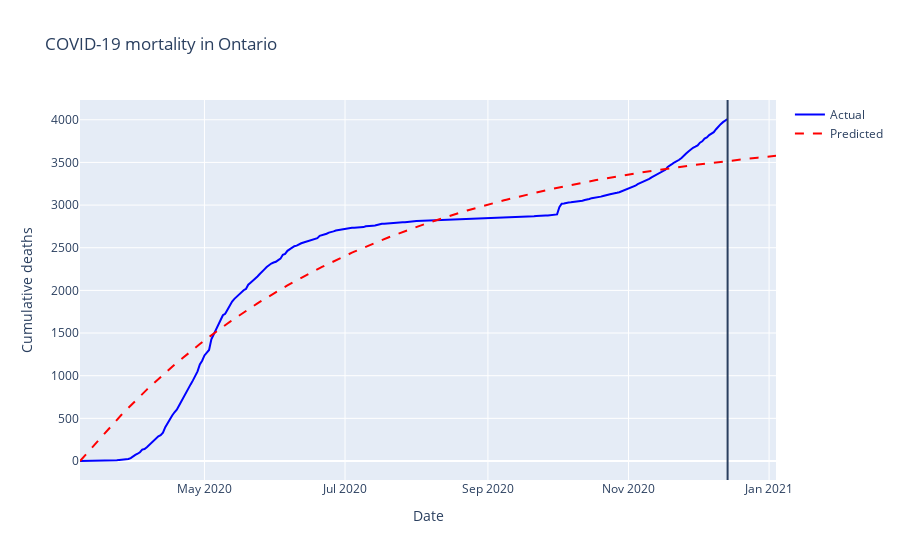
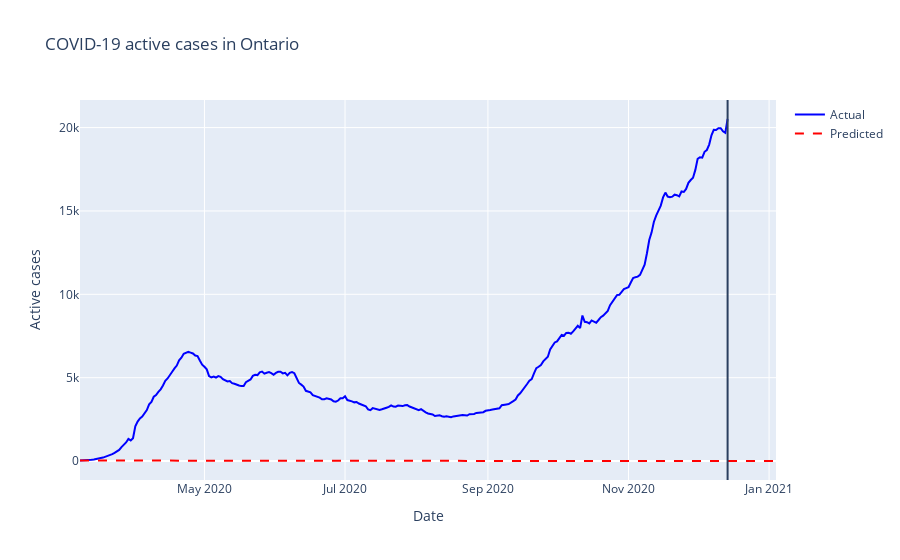

Notebook code cell kept with these figures, in order:
### Code cell
plot_predictions(
    forecasts,
    y="cumulative_deaths",
    y_label="Cumulative deaths",
    title="COVID-19 mortality in Ontario",
    height=600,
)

plot_predictions(
    forecasts,
    y="active_cases",
    y_label="Active cases",
    title="COVID-19 active cases in Ontario",
    height=600,
)

### Figure 1 — Plotly figure (JSON) as saved in the notebook; plotly's stock layout.template omitted (floating-point values rounded to 4 significant figures; data arrays with more than 128 entries replaced by an {"elided": "..."} marker saying what was removed)
{"data": [{"marker": {"color": "blue"}, "mode": "lines", "name": "Actual", "type": "scatter", "x": {"elided": "303 str values"}, "y": {"elided": "303 int values"}}, {"line": {"dash": "dash"}, "marker": {"color": "red"}, "mode": "lines", "name": "Predicted", "type": "scatter", "x": {"elided": "303 str values"}, "y": {"elided": "303 float values"}}], "layout": {"autosize": true, "shapes": [{"type": "line", "x0": "2020-12-14", "x1": "2020-12-14", "xref": "x", "y0": 0, "y1": 1, "yref": "paper"}], "title": {"text": "COVID-19 mortality in Ontario"}, "xaxis": {"autorange": true, "range": ["2020-03-08", "2021-01-04"], "title": {"text": "Date"}, "type": "date"}, "yaxis": {"autorange": true, "range": [-222.7, 4232.0], "title": {"text": "Cumulative deaths"}, "type": "linear"}}}

### Figure 2 — Plotly figure (JSON) as saved in the notebook; plotly's stock layout.template omitted (floating-point values rounded to 4 significant figures; data arrays with more than 128 entries replaced by an {"elided": "..."} marker saying what was removed)
{"data": [{"marker": {"color": "blue"}, "mode": "lines", "name": "Actual", "type": "scatter", "x": {"elided": "303 str values"}, "y": {"elided": "303 int values"}}, {"line": {"dash": "dash"}, "marker": {"color": "red"}, "mode": "lines", "name": "Predicted", "type": "scatter", "x": {"elided": "303 str values"}, "y": {"elided": "303 float values"}}], "layout": {"autosize": true, "shapes": [{"type": "line", "x0": "2020-12-14", "x1": "2020-12-14", "xref": "x", "y0": 0, "y1": 1, "yref": "paper"}], "title": {"text": "COVID-19 active cases in Ontario"}, "xaxis": {"autorange": true, "range": ["2020-03-08", "2021-01-04"], "title": {"text": "Date"}, "type": "date"}, "yaxis": {"autorange": true, "range": [-1137.0, 21650.0], "title": {"text": "Active cases"}, "type": "linear"}}}
